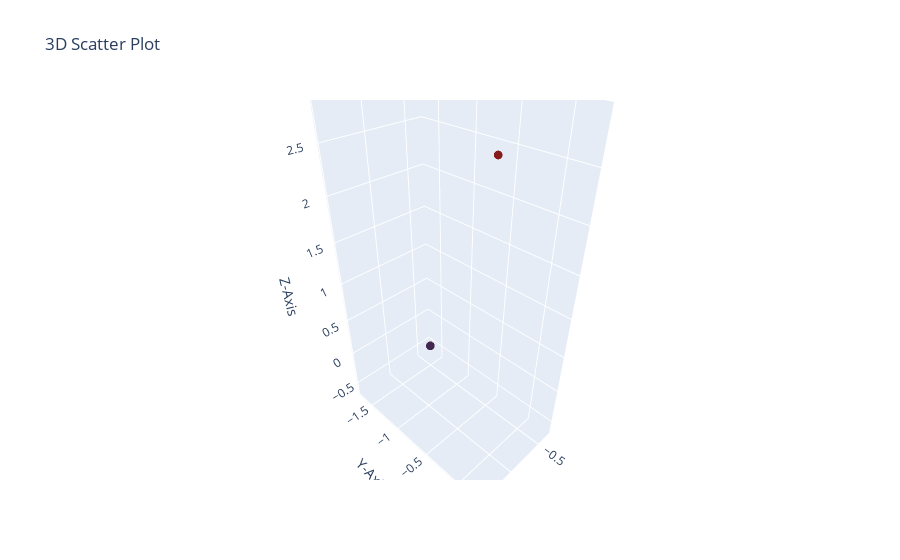

Notebook code for this chart:
### Code cell
'''
Q-13> Create a 3D scatter plot using Plotly ?
'''
import plotly.graph_objects as pg
import numpy as np
np.random.seed(12)  
x = np.random.randn(2)
y = np.random.randn(7)
z = np.random.randn(3)
fig = pg.Figure(data=[pg.Scatter3d(x=x, y=y, z=z, mode='markers',marker=dict(size=3, color=z, colorscale='Turbo', opacity=0.9))])
fig.update_layout(title="3D Scatter Plot",scene=dict(xaxis_title="X-Axis",yaxis_title="Y-Axis",zaxis_title="Z-Axis" ))
fig.show()

### Figure 1 — Plotly figure (JSON) as saved in the notebook; plotly's stock layout.template omitted (floating-point values rounded to 4 significant figures)
{"data": [{"marker": {"color": [2.872, -0.5978, 0.4725], "colorscale": [[0, "#30123b"], [0.07143, "#4145ab"], [0.1429, "#4675ed"], [0.2143, "#39a2fc"], [0.2857, "#1bcfd4"], [0.3571, "#24eca6"], [0.4286, "#61fc6c"], [0.5, "#a4fc3b"], [0.5714, "#d1e834"], [0.6429, "#f3c63a"], [0.7143, "#fe9b2d"], [0.7857, "#f36315"], [0.8571, "#d93806"], [0.9286, "#b11901"], [1, "#7a0402"]], "opacity": 0.9, "size": 3}, "mode": "markers", "type": "scatter3d", "x": [0.473, -0.6814], "y": [0.2424, -1.701, 0.7531, -1.535, 0.005127, -0.1202, -0.807], "z": [2.872, -0.5978, 0.4725]}], "layout": {"autosize": true, "scene": {"aspectmode": "auto", "aspectratio": {"x": 0.5825, "y": 0.9805, "z": 1.751}, "xaxis": {"title": {"text": "X-Axis"}, "type": "linear"}, "yaxis": {"title": {"text": "Y-Axis"}, "type": "linear"}, "zaxis": {"title": {"text": "Z-Axis"}, "type": "linear"}}, "title": {"text": "3D Scatter Plot"}}}
